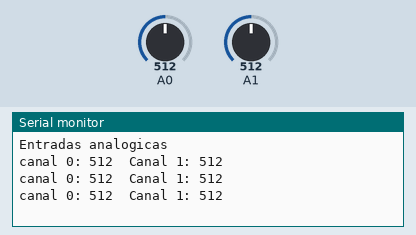
This sketch was run on a simulated Arduino Uno, built with avr-gcc and run on an emulated ATmega328P. On the bench: the last lines printed to the serial monitor. The inputs (shaded band) are chosen by the test bench; at power-on: A0 = 512, A1 = 512.

Above: at 1.8 s.
1.9 s: A0 set to 716
At 2.4 s:
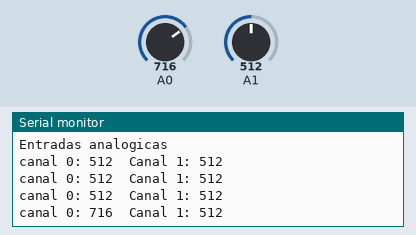
3.4 s: A1 set to 716
At 3.9 s:
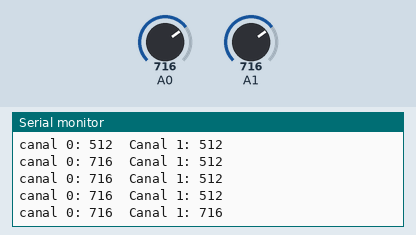
4.9 s: A0 set to 900
At 5.4 s:
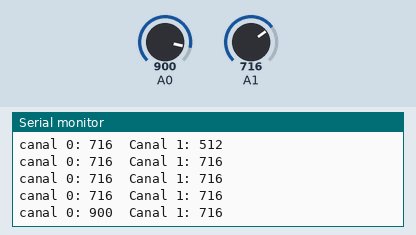
6.4 s: A1 set to 900
At 6.9 s:
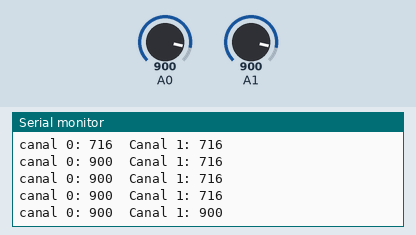
Timing chart, 0 to 8.9 s (numbered marks = the images above; inputs shaded):
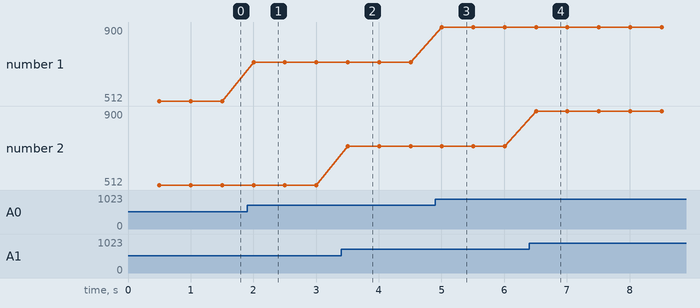

The sketch:

test_ADC_Arduino.ino
```cpp
//Programa hecho por Crayfe

int analogIn0 = 0;
int analogIn1 = 0;
void setup(){
  Serial.begin(9600);
  Serial.println("Entradas analogicas");
  }
void loop(){
  delay(500);
  analogIn0 = analogRead(0);
  analogIn1 = analogRead(1);
  Serial.print("canal 0: ");
  Serial.print(analogIn0);
  Serial.print("  Canal 1: ");
  Serial.println(analogIn1);


}
```

Measured:
- after the input at 1.9 s, the serial monitor: prints a new line after 0.10 s (image 1)
- after the input at 3.4 s, the serial monitor: prints a new line after 0.10 s (image 2)
- after the input at 4.9 s, the serial monitor: prints a new line after 0.11 s (image 3)
- after the input at 6.4 s, the serial monitor: prints a new line after 0.11 s (image 4)
- plotted number 1: 512 → 716 after the input at 1.9 s, 716 → 900 after the input at 4.9 s
